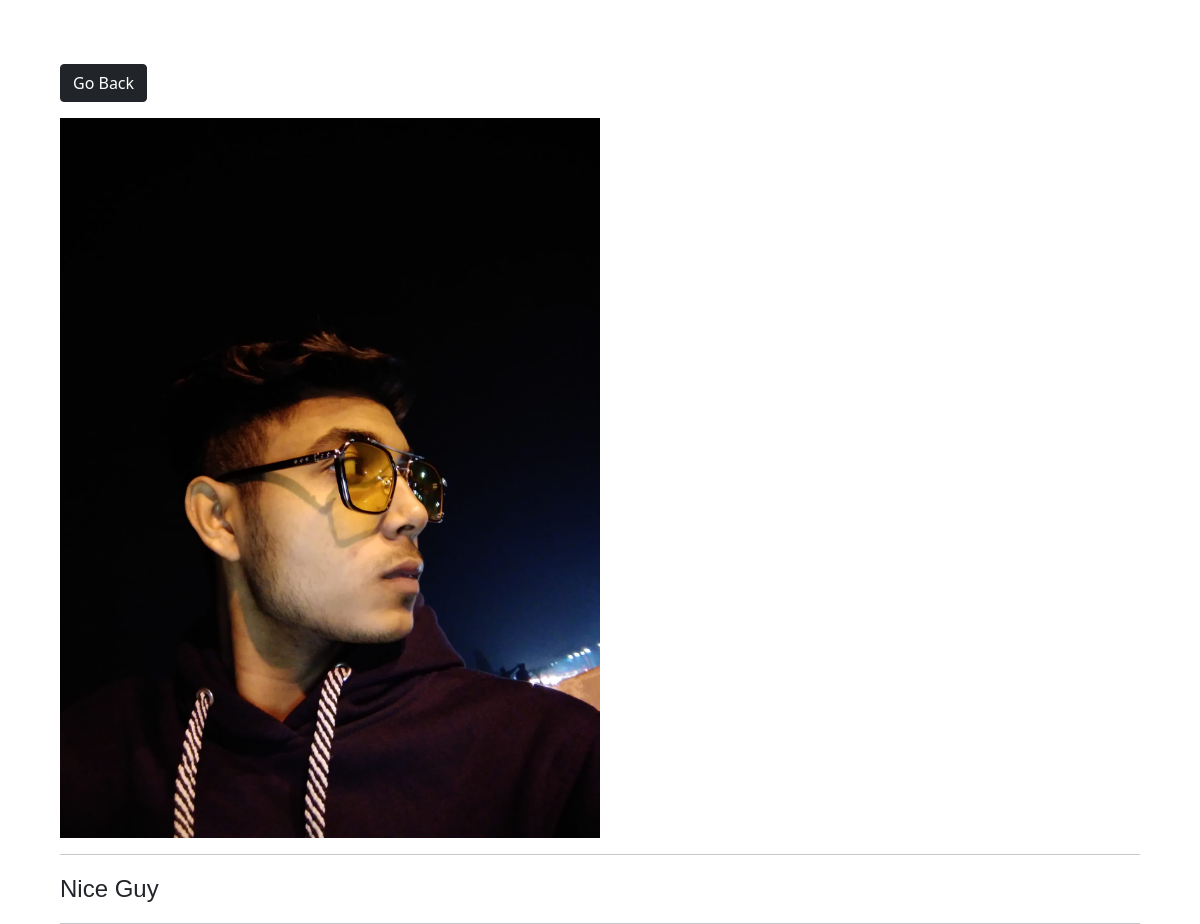
The page /photo/6 (signed in) on the database its author committed.
### base/models.py (models this page shows, shortened)
class Photo(models.Model):
    category = models.ForeignKey(
        Category, on_delete=models.SET_NULL, null=True, blank=True)
    image = models.ImageField(null=False, blank=False)
    description = models.TextField()

### base/views.py (the view)
# urls.py: path('photo/<str:pk>', views.viewPhoto, name='photo'),
@login_required(login_url='login')
def viewPhoto(request, pk):
    photo = Photo.objects.get(id=pk)
    context = {'photo': photo}
    return render(request, 'base/photo.html', context)

### base/templates/base/photo.html (shortened to what this page needs)
<!DOCTYPE html>
<html lang="en">
<head>
    <link href="https://cdn.jsdelivr.net/npm/bootstrap@5.0.0-beta1/dist/css/bootstrap.min.css" rel="stylesheet"
>
</head>
<body class="m-5">
    <div class="container">
        <div class="row justify-content-center">
            <div class="col">
                <a href="{% url 'gallery' %}" class="btn btn-dark my-3">Go Back</a>
                <div style="height: 90vh;">
                    <img style="max-width: 100%; max-height: 100%;" src="{{photo.image.url}}" alt="">
                    <hr>
                    <p
                        style="font-family: 'Franklin Gothic Medium', 'Arial Narrow', Arial, sans-serif; font-size: 3vh;">
                        {{photo.description}}</p>
                </div>
            </div>
        </div>
    </div>
</body>
</html>

### rows shown on the page
Photo: image (picture), description "Nice Guy"
